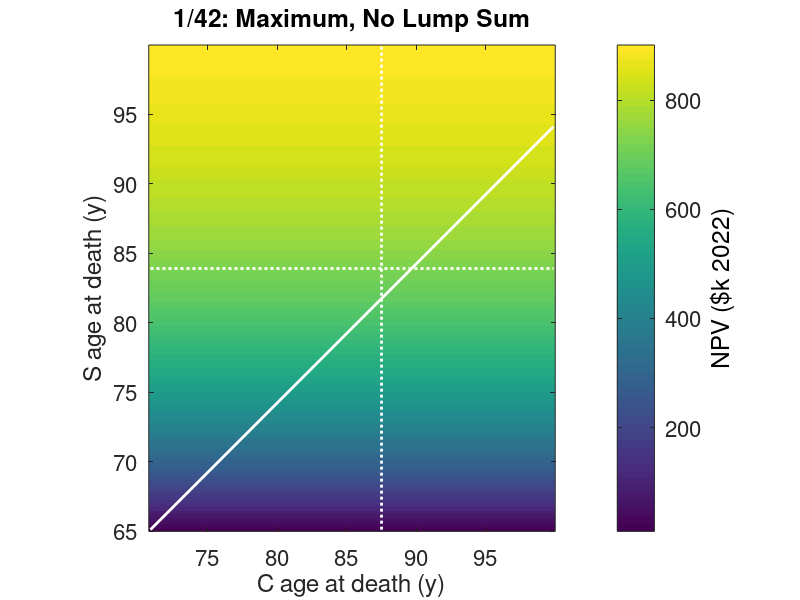
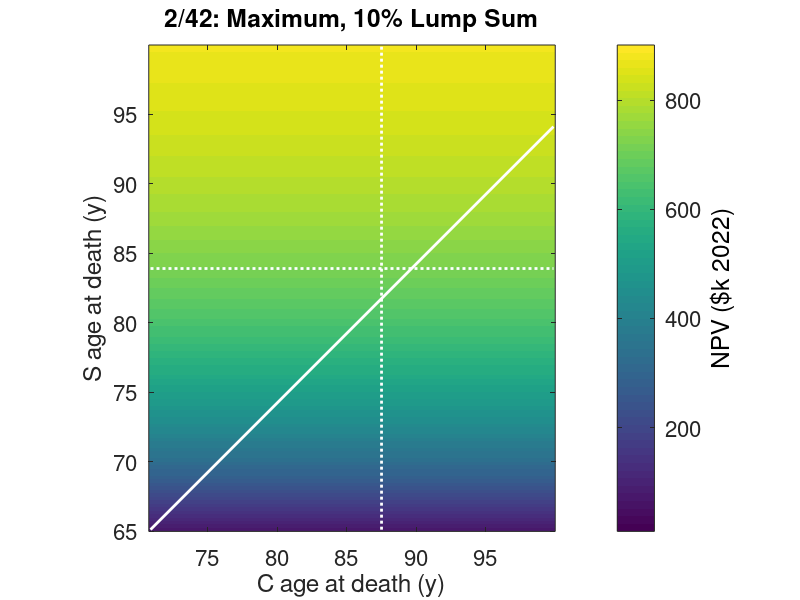
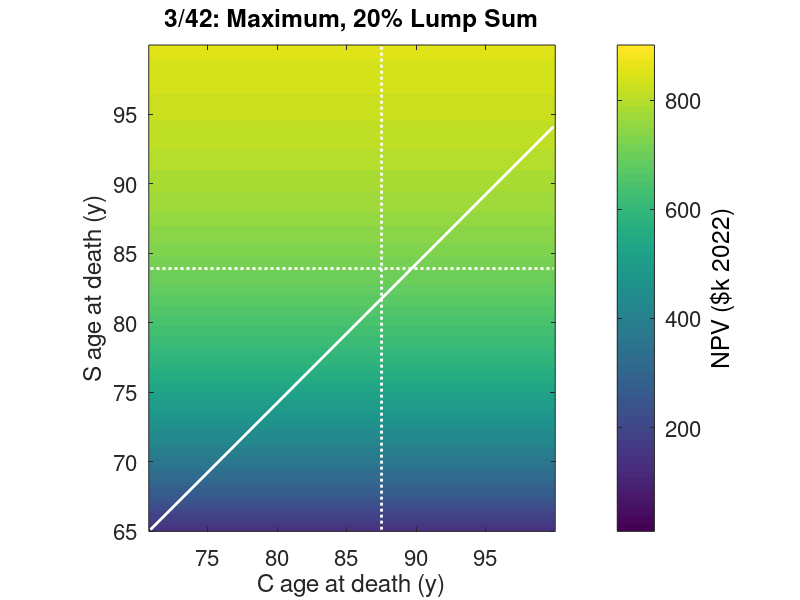
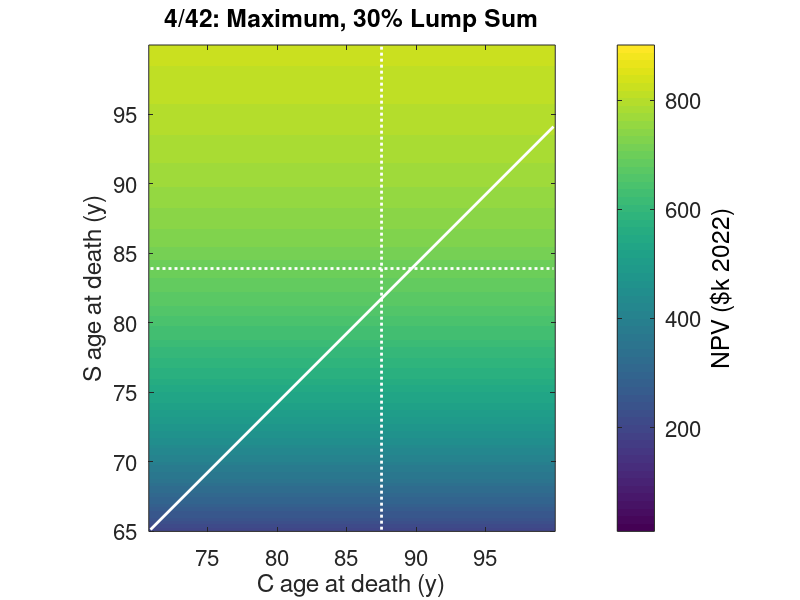

The MATLAB script that drew these images, in order:
%% KPERS benefit estimates (from 08/26/2019 summary)
colLabels = {'No Lump Sum' '10% Lump Sum' '20% Lump Sum' '30% Lump Sum' '40% Lump Sum' '50% Lump Sum'};
rowLabels = {'Maximum' '50% Joint-Survivor' '75% Joint-Survivor' '100% Joint-Survivor'...
             '5-Year Life-Certain' '10-Year Life-Certain' '15-Year Life-Certain'};
lumpSum = [0.00 64168.49 128336.97 192505.46 256673.94 320842.43];
monthlies = [5776.85 5199.16 4621.48 4043.79 3466.11 2888.42
             5395.57 4856.02 4316.46 3776.90 3237.34 2697.79
             5199.16 4679.25 4159.33 3639.41 3119.50 2599.58
             5002.75 4502.47 4002.20 3501.92 3001.65 2501.37
             5661.31 5095.18 4529.05 3962.92 3396.79 2830.65
             5488.00 4939.20 4390.40 3841.60 3292.80 2744.00
             5083.62 4575.26 4066.90 3558.54 3050.17 2541.81];

%% parameters
% dates
dateRetire = datenum('04/01/2022');
dateBirthC = datenum('05/17/1951');
dateBirthS = datenum('02/20/1957');
ageDiff = (dateBirthS - dateBirthC) / 365.25;

% life expectancies
ageLEC = 87.5;
ageLES = 83.9;
  % from https://www.ssa.gov/cgi-bin/longevity.cgi on 09/03/2021

% interest rate
APR = 0.07258;  % portfolio weighted returns as of 12/19/2020
monRate = (1 + APR) ^ (1 / 12) - 1;

%% generate age axes and total retirement months
ageC = ((dateRetire - dateBirthC) / 365.25):(3 / 12):100;
ageS = ((dateRetire - dateBirthS) / 365.25):(3 / 12):100;

%% initialize NPV lookup vectors to accelerate later calculations
k1Powers = (1 ./ (1 + monRate) .^ (0 : (3 * max(length(ageC), length(ageS)) + 2)));
  % k1 = 1 / (1 + monRate)
  % k1Powers(1) has exponent 0, +2 on exponent range vector is to guarantee safe indexing below
k2 = 1 / (1 - k1Powers(2));
  % k2 = 1 / (1 - k)

%% allocate the values cube and benefit election lookup vectors
values = zeros(length(ageS), length(ageC), numel(monthlies));
benefitRow = repmat(1:size(monthlies, 1), size(monthlies, 2), 1)(:);
benefitCol = repmat(1:size(monthlies, 2), 1, size(monthlies, 1))(:);

%% calculate the present values for all age-of-death pairs and benefit elections
for b = 1:numel(monthlies)  % benefit election
  % display status
  fprintf('benefit election %d/%d\n', b, numel(monthlies));

  % look up benefit table indices
  r = benefitRow(b);
  c = benefitCol(b);

  % hoist loop invariants 
  amountBoth = monthlies(r, c);
  proration = 1 + 0.25 * (r - 4);  % r == 2 => 0.5, r == 3 => 0.75, r == 4 => 1.0
  amountProrated = proration * amountBoth;
  amountMaximum = monthlies(1, c);  
  numMonGtd = 12 * 5 * (r - 4);  % r == 5 => 5 y, r == 6 => 10 y, r == 7 => 15 y

  % loop through age-of-death pairings
  for v = 1:length(ageS)
    if (r == 1)  % maximum
      % monthly payments continue only while S is alive
      numMon = 3 * v - 1;
    elseif (r >= 5) % life-certain
      % monthly payments continue the maximum of S's life or the guaranteed period, whichever is longer
      numMon = max(numMonGtd, 3 * v - 1);
    endif
    monValue = monthlies(r, c) * ((k1Powers(1) - k1Powers(numMon + 2)) * k2 - 1);
      % -1 since starting at time 0 and there's no payment until the end of that period

    for h = 1:length(ageC)
      if ((r >= 2) && (r <= 4))  % joint-survivor
        % period where both C & S are alive
        numMonBoth = min(3 * h - 1, 3 * v - 1);

        % period where only one of C & S are alive
        numMonOne = abs(3 * h - 3 * v);
        if (v < h)  % C died after S
          amountOne = amountProrated;
            % C's benefit is prorated based on benefit election
        else  % C died before S
          amountOne = amountMaximum;  % revert to "maximum" benefit election
        endif

        % combined timeline
        monValue = amountBoth * ((k1Powers(1) - k1Powers(numMonBoth + 2)) * k2 - 1);
        monValue += amountOne * (k1Powers(numMonBoth + 2) - k1Powers(numMonBoth + numMonOne + 2)) * k2;
          % no adjustment for period zero since resuming at the end of the previous series
      endif
        % all other cases for r are handled above this loop

      % calculate total net present value
      values(v, h, b) = lumpSum(c) + monValue;
    endfor
  endfor
endfor

%% plot NPVs
cMin = min(values(:));
cMax = max(values(:));
for b = 1:numel(monthlies)  % benefit election
  % look up benefit table indices
  r = benefitRow(b);
  c = benefitCol(b);

  % plot
  figure;
  imagesc(ageC, ageS, values(:, :, b) / 1e3);
  set(gca, 'ydir', 'normal', 'fontsize', 16);
  hold('on');
  plot([min(ageC) max(ageC)], [ageLES ageLES], ':w', 'linewidth', 2);
  plot([ageLEC ageLEC], [min(ageS) max(ageS)], ':w', 'linewidth', 2);
  plot([ageC(1) ageC(end)], [ageS(1) (ageC(end) - ageDiff)], 'w', 'linewidth', 2);
  axis('image');
  caxis([cMin cMax] ./ 1e3);
  xlabel('C age at death (y)');
  ylabel('S age at death (y)');
  title(sprintf('%d/%d: %s, %s', b, numel(monthlies), rowLabels{r}, colLabels{c}));
  h = colorbar;
  set(h, 'fontsize', 16);
  set(get(h, 'ylabel'), 'string', 'NPV ($k 2022)');
endfor

%% determine the best election for each age-of-death pairing
bestNPV   = zeros(length(ageS), length(ageC));
bestElect = zeros(length(ageS), length(ageC));
for v = 1:length(ageS)
  for h = 1:length(ageC)
    [bestNPV(v, h), bestElect(v, h)] = max(values(v, h, :));
  endfor
endfor

%% plot best elections
% determine the number of unique elections and their labels
uniqueElects = unique(bestElect(:));
uniqueLabels = {};
for u = 1:length(uniqueElects)
  bestElect(bestElect == uniqueElects(u)) = -u;
  uniqueLabels{u} = sprintf('%s, %s', rowLabels{benefitRow(uniqueElects(u))},...
                                      colLabels{benefitCol(uniqueElects(u))});
endfor
bestElect *= -1;

% plot best elections
figure;
imagesc(ageC, ageS, bestElect);
set(gca, 'ydir', 'normal', 'fontsize', 16);
hold('on');
plot([min(ageC) max(ageC)], [ageLES ageLES], ':w', 'linewidth', 2);
plot([ageLEC ageLEC], [min(ageS) max(ageS)], ':w', 'linewidth', 2);
plot([ageC(1) ageC(end)], [ageS(1) (ageC(end) - ageDiff)], 'w', 'linewidth', 2);
axis('image');
xlabel('C age at death (y)');
ylabel('S age at death (y)');
title('best election by age pairs');
colormap(rainbow(length(uniqueElects)));
h = colorbar;
set(h, 'fontsize', 16, 'ytick', linspace(1.5, length(uniqueElects) - 0.5, length(uniqueElects)),...
       'yticklabel', uniqueLabels);

% plot NPVs with best elections
figure;
imagesc(ageC, ageS, bestNPV / 1e3);
set(gca, 'ydir', 'normal', 'fontsize', 16);
hold('on');
plot([min(ageC) max(ageC)], [ageLES ageLES], ':w', 'linewidth', 2);
plot([ageLEC ageLEC], [min(ageS) max(ageS)], ':w', 'linewidth', 2);
plot([ageC(1) ageC(end)], [ageS(1) (ageC(end) - ageDiff)], 'w', 'linewidth', 2);
axis('image');
xlabel('C age at death (y)');
ylabel('S age at death (y)');
title('best election NPV by age pairs');
h = colorbar;
set(h, 'fontsize', 16);
set(get(h, 'ylabel'), 'string', 'NPV ($k 2022)');
